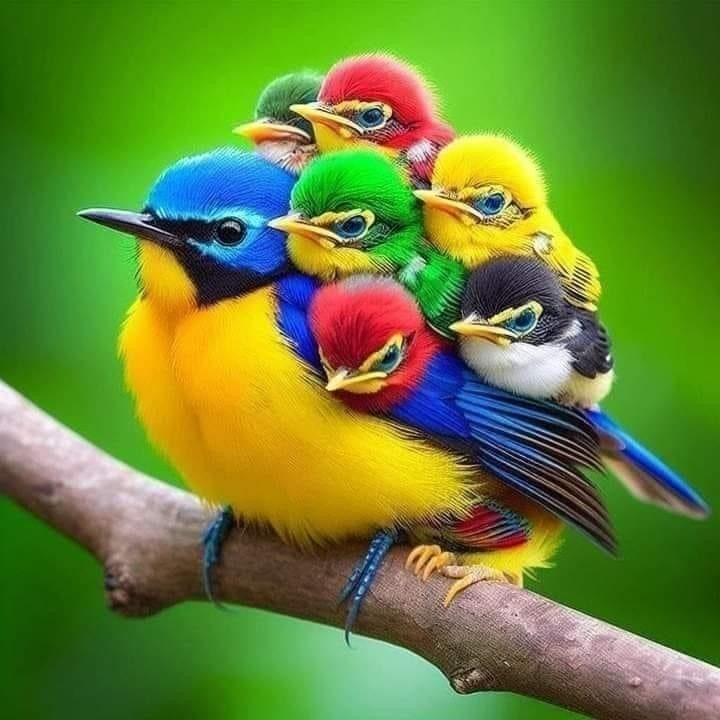
#> input picture TP 1/work_files/aves.jpg, 720 x 720 px, found by its file name
$ python 'Ejercicio 10.py'
#> lines starting #> are read from the running program, lines starting #| are printed output that depends on the picture
from PIL import Image, ImageOps, ImageDraw, ImageFont
import numpy as np

# Función para ecualizar el histograma de cada banda en una imagen en color
def ecualizar_imagen_color(imagen):
    bandas = imagen.split()
    bandas_ecualizadas = []

    for banda in bandas:
        banda_array = np.array(banda)
        histograma, _ = np.histogram(banda_array, bins=256, range=(0, 255))
        cdf = histograma.cumsum()  # Función de distribución acumulada (CDF)
        cdf_normalizada = cdf * 255 / cdf[-1]  # Normalizar la CDF
        banda_ecualizada = np.interp(banda_array.flatten(), range(256), cdf_normalizada)
        banda_ecualizada = banda_ecualizada.reshape(banda_array.shape).astype(np.uint8)
        bandas_ecualizadas.append(Image.fromarray(banda_ecualizada))

    return Image.merge("RGB", bandas_ecualizadas)

# Función para ecualizar el histograma de una imagen en escala de grises
def ecualizar_imagen_grises(imagen_gris):
    imagen_array = np.array(imagen_gris)
    histograma, _ = np.histogram(imagen_array, bins=256, range=(0, 255))
    cdf = histograma.cumsum()  # CDF
    cdf_normalizada = cdf * 255 / cdf[-1]  # Normalizar la CDF
    imagen_ecualizada = np.interp(imagen_array.flatten(), range(256), cdf_normalizada)
    imagen_ecualizada = imagen_ecualizada.reshape(imagen_array.shape).astype(np.uint8)

    return Image.fromarray(imagen_ecualizada)

# Función para combinar todas las imágenes en un solo archivo
def combinar_imagenes_en_un_archivo(imagen_color, imagen_color_ecualizada_primera, imagen_color_ecualizada_segunda,
                                    imagen_grises, imagen_grises_ecualizada_primera, imagen_grises_ecualizada_segunda):
    ancho, alto = imagen_color.size
    espacio_texto = 30  # Espacio para etiquetas

    # Crear una nueva imagen con el doble de alto y ancho para acomodar las seis imágenes
    imagen_combinada = Image.new("RGB", (ancho * 3, alto * 2 + espacio_texto), "white")
    draw = ImageDraw.Draw(imagen_combinada)
    font = ImageFont.load_default()

    # Pegar las imágenes en la combinación final
    imagen_combinada.paste(imagen_color, (0, 0))
    imagen_combinada.paste(imagen_color_ecualizada_primera, (ancho, 0))
    imagen_combinada.paste(imagen_color_ecualizada_segunda, (ancho * 2, 0))
    imagen_combinada.paste(imagen_grises, (0, alto))
    imagen_combinada.paste(imagen_grises_ecualizada_primera, (ancho, alto))
    imagen_combinada.paste(imagen_grises_ecualizada_segunda, (ancho * 2, alto))

    # Etiquetas
    etiquetas = ["Color Original", "Color Ecualización 1", "Color Ecualización 2",
                 "Grises Original", "Grises Ecualización 1", "Grises Ecualización 2"]
    posiciones = [(0, alto), (ancho, alto), (ancho * 2, alto),
                  (0, alto * 2), (ancho, alto * 2), (ancho * 2, alto * 2)]

    for (texto, (x, y)) in zip(etiquetas, posiciones):
        text_bbox = draw.textbbox((0, 0), texto, font=font)
        text_width = text_bbox[2] - text_bbox[0]
        draw.text((x + (ancho - text_width) // 2, y + espacio_texto), texto, fill="black", font=font)

    return imagen_combinada

# Ejemplo de uso
if __name__ == "__main__":
    ruta_imagen = r"C:\Users\digni\OneDrive\Desktop\tp1\aves.jpg"

    # Cargar la imagen en modo RGB y en escala de grises
    imagen_color = Image.open(ruta_imagen).convert("RGB")
#> imagen_color is the input picture: PIL image 720x720 RGB; mean R, G, B 103.4, 132.3, 53.7
    imagen_grises = Image.open(ruta_imagen).convert("L")
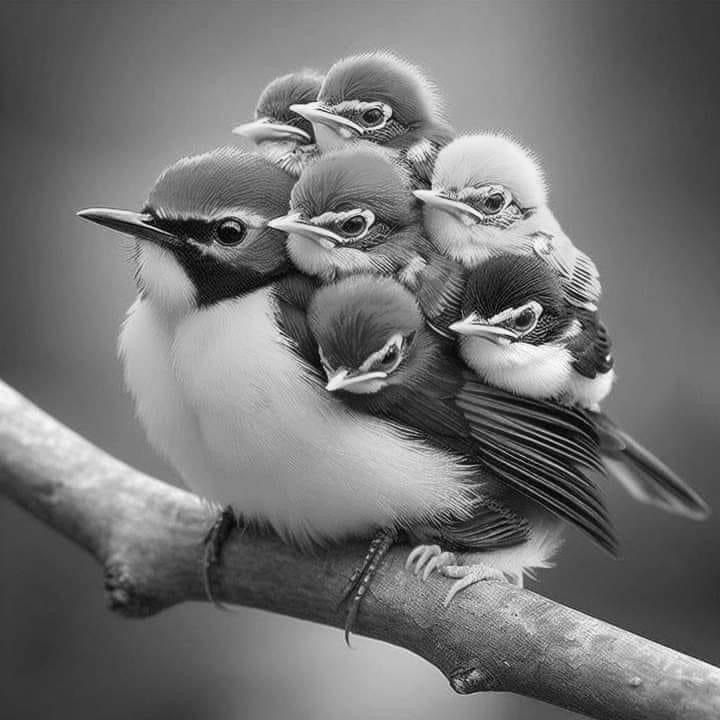
#> imagen_grises: PIL image 720x720 L; min 0, max 255, mean 114.7

    # Aplicar la ecualización una vez en color y en grises
    imagen_color_ecualizada_primera = ecualizar_imagen_color(imagen_color)
#> the loop in ecualizar_imagen_color, `for banda in bandas:` made 3 passes
#> pass 1, in ecualizar_imagen_color, `banda_ecualizada = banda_ecualizada.reshape(banda_array.shape).astype(..`:
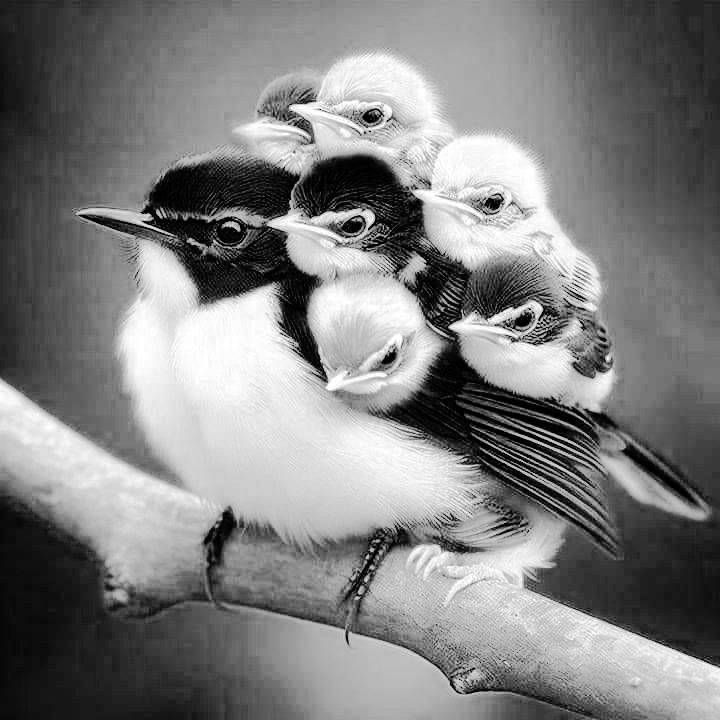
#> banda_ecualizada: shape (720, 720); min 0, max 255, mean 127.7
#> after the loop in ecualizar_imagen_color, `for banda in bandas:`:
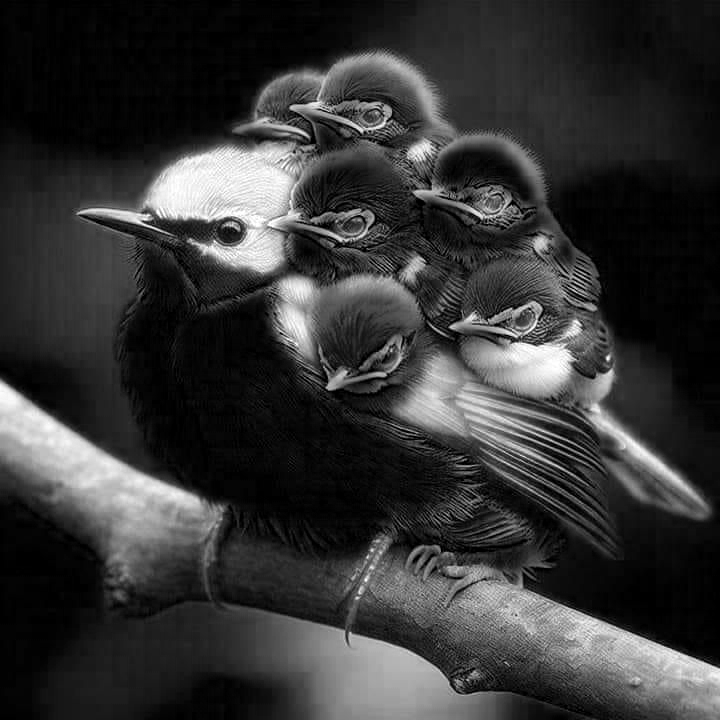
#> banda_array: shape (720, 720); min 0, max 255, mean 53.7
#> after the loop in ecualizar_imagen_color, `for banda in bandas:`:
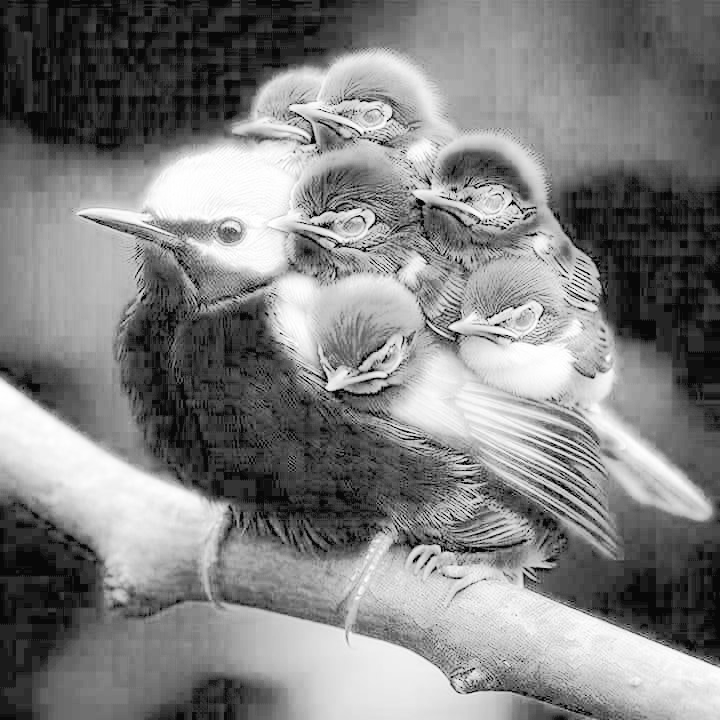
#> banda_ecualizada: shape (720, 720); min 8, max 255, mean 128.6
#> after the loop in ecualizar_imagen_color, `for banda in bandas:`: bandas_ecualizadas = 3 items
#> in ecualizar_imagen_color, `return Image.merge("RGB", bandas_ecualizadas)`:
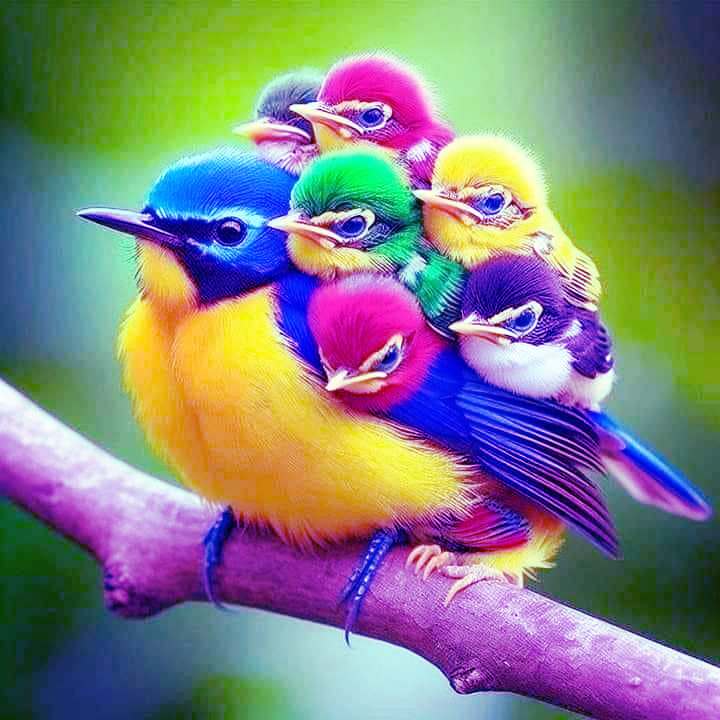
#> returned value: PIL image 720x720 RGB; mean R, G, B 127.7, 127.6, 128.6
    imagen_grises_ecualizada_primera = ecualizar_imagen_grises(imagen_grises)
#> in ecualizar_imagen_grises, `histograma, _ = np.histogram(imagen_array, bins=256, range=(0, 255))`: histograma = 256 values, max 6664 at index 70, min 1 at index 0, mean 2025
#> in ecualizar_imagen_grises, `cdf = histograma.cumsum()`: cdf = 256 values from 1 to 518400
#> in ecualizar_imagen_grises, `cdf_normalizada = cdf * 255 / cdf[-1]`: cdf_normalizada = 256 values from 0.000492 to 255
#> in ecualizar_imagen_grises, `imagen_ecualizada = imagen_ecualizada.reshape(imagen_array.shape).asty..`:
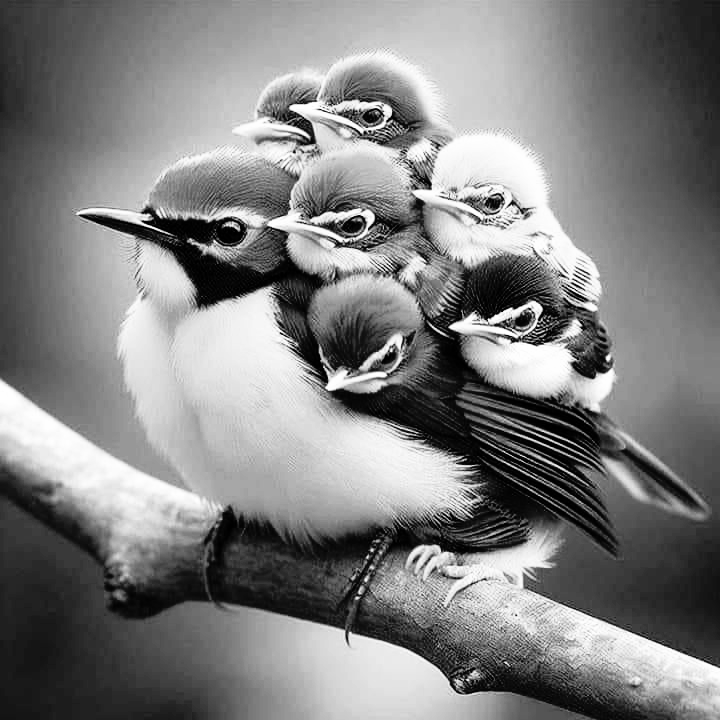
#> imagen_ecualizada: shape (720, 720); min 0, max 255, mean 127.8

    # Aplicar la ecualización por segunda vez
    imagen_color_ecualizada_segunda = ecualizar_imagen_color(imagen_color_ecualizada_primera)
#> the loop in ecualizar_imagen_color (call 2), `for banda in bandas:` made 3 passes
    imagen_grises_ecualizada_segunda = ecualizar_imagen_grises(imagen_grises_ecualizada_primera)

    # Combinar todas las imágenes en un solo archivo
    imagen_combinada = combinar_imagenes_en_un_archivo(
        imagen_color, imagen_color_ecualizada_primera, imagen_color_ecualizada_segunda,
        imagen_grises, imagen_grises_ecualizada_primera, imagen_grises_ecualizada_segunda
    )
#> in combinar_imagenes_en_un_archivo, `imagen_combinada = Image.new("RGB", (ancho * 3, alto * 2 + espacio_tex..`: imagen_combinada: PIL image 2160x1470 RGB; every value is 255
#> in combinar_imagenes_en_un_archivo, `imagen_combinada.paste(imagen_grises_ecualizada_segunda, (ancho * 2, a..`:
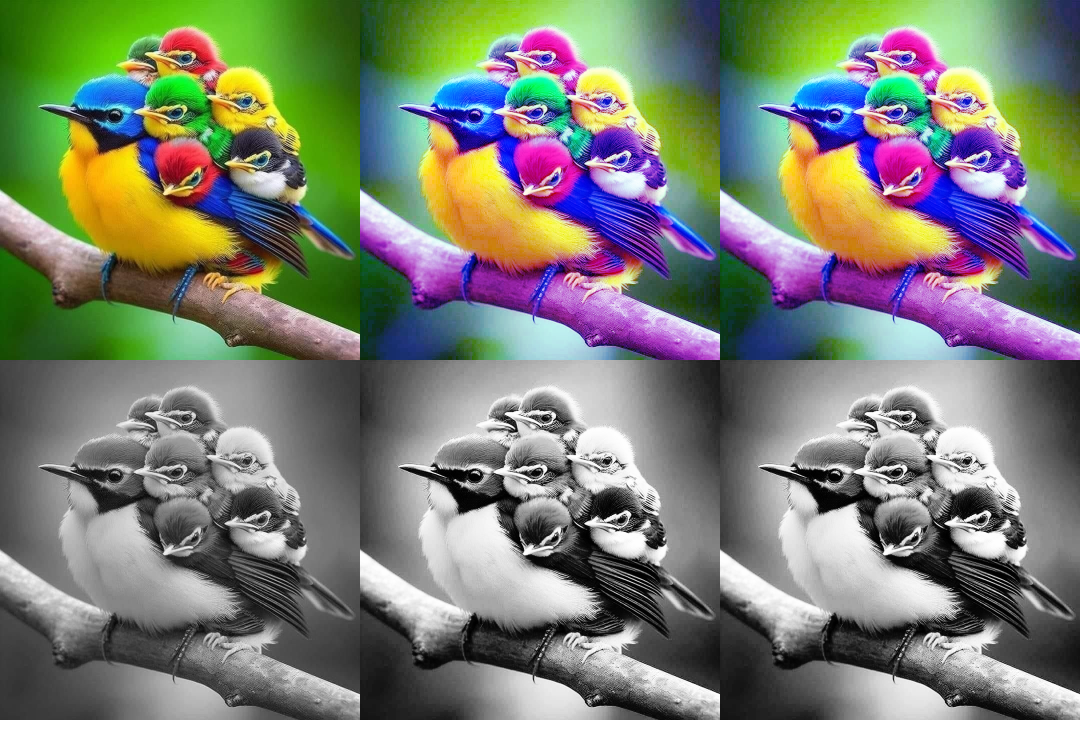
#> imagen_combinada: PIL image 2160x1470 RGB (shown at 1/2 size); mean R, G, B 124.2, 128.9, 116.4
#> the loop in combinar_imagenes_en_un_archivo, `for (texto, (x, y)) in zip(etiquetas, posiciones):` made 6 passes
#> (text_bbox, text_width) on passes 1 to 6: ((0, 2, 64, 12), 64), ((0, 2, 94, 10), 94), ((0, 2, 94, 10), 94), ((0, 2, 68, 12), 68), ((0, 2, 98, 10), 98), ((0, 2, 98, 10), 98)

    # Guardar y mostrar la imagen combinada
    imagen_combinada.save("imagen_combinada_ecualizacion_doble.jpg")
    imagen_combinada.show()
